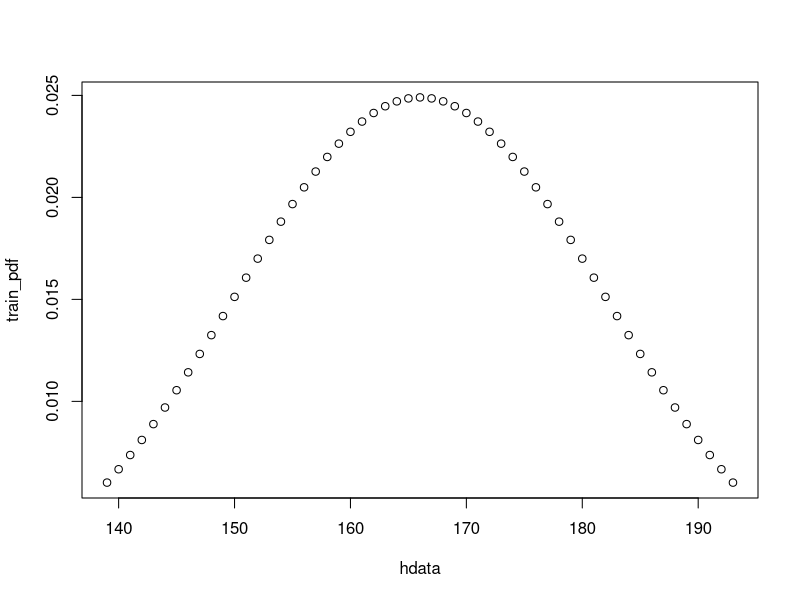

R code for this plot: (Note: this script raises an error after producing the figure.)

#Initialize Data
hdata <- c(165, 170, 160, 154, 175, 155, 167, 177, 158, 178)

model.fitpredict <- function(train_data,test_data)
{
  hdata <- seq(min(train_data)-15,max(train_data) + 15)
  train_pdf <- dnorm(hdata,mean(hdata),sqrt(var(hdata)))
  plot(hdata,train_pdf)
  
  test_pdf <- dnorm(test_data,mean(hdata),sqrt(var(hdata)))
  print(test_pdf)
  if(test_pdf > 0.0005)
    print("The given height of person is an adult")
  else
    print("The given height of person is not an adult")
  
}

h = as.numeric(readline(prompt = "Enter height : "))
model.fitpredict(hdata,h)

                 